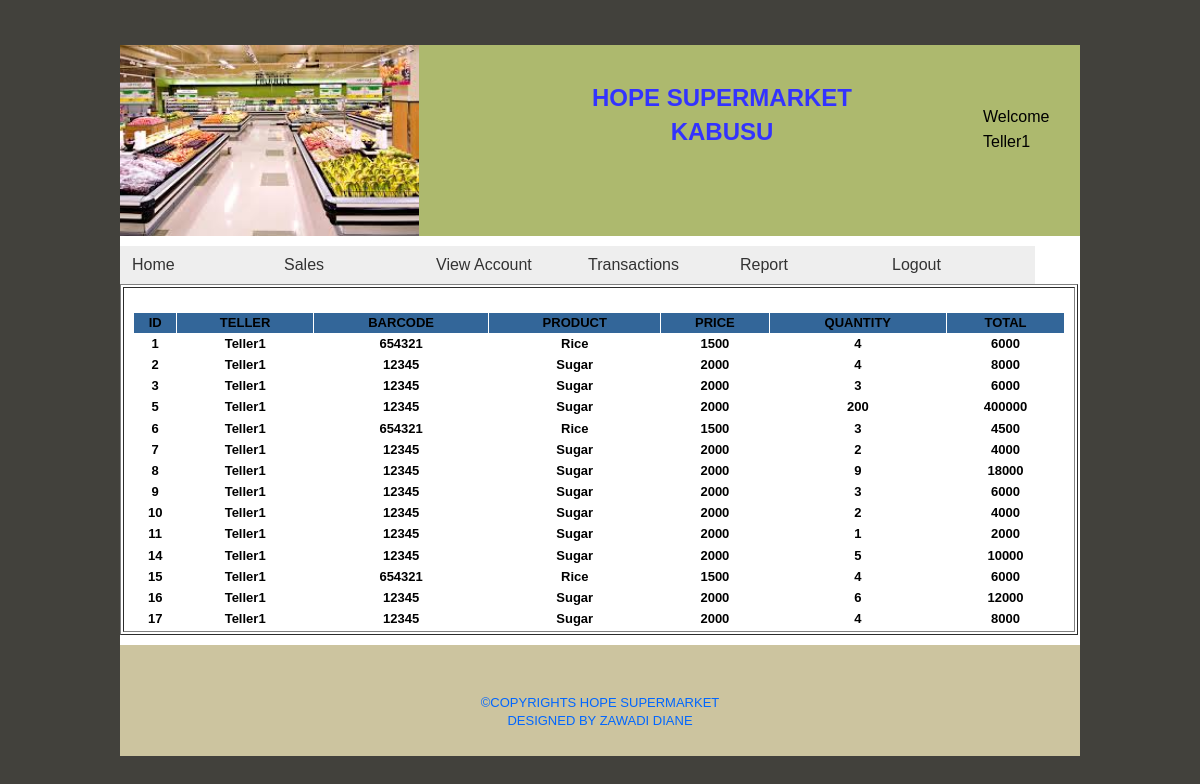
Page /transactions.php (signed in) on the committed database.
### tables this page shows
CREATE TABLE `teller` (
  `id` int(3) NOT NULL auto_increment,
  `teller_id` varchar(10) NOT NULL,
  `teller_names` varchar(30) NOT NULL,
  `teller_pnumber` varchar(20) NOT NULL,
  `teller_email` varchar(20) NOT NULL,
  `teller_username` varchar(20) NOT NULL,
  `teller_password` varchar(25) NOT NULL,
  `teller_location` varchar(30) NOT NULL,
  PRIMARY KEY  (`id`),
  UNIQUE KEY `teller_username` (`teller_username`)
);

CREATE TABLE `sold` (
  `id` int(3) NOT NULL auto_increment,
  `Teller` varchar(30) NOT NULL,
  `barcode` int(10) NOT NULL,
  `product_name` varchar(15) NOT NULL,
  `product_price` varchar(15) NOT NULL,
  `quantity` int(10) NOT NULL,
  `total` int(10) NOT NULL,
  `paid` int(10) NOT NULL,
  `balance` int(10) NOT NULL,
  PRIMARY KEY  (`id`)
);

### transactions.php (the view, shortened to what this page needs)
<?php require_once('Connections/supermarket.php'); ?>
<?php
$logoutAction = $_SERVER['PHP_SELF']."?doLogout=true";
?>
<?php
if (!function_exists("GetSQLValueString")) {
function GetSQLValueString($theValue, $theType, $theDefinedValue = "", $theNotDefinedValue = "")
{
  $theValue = function_exists("mysql_real_escape_string") ? mysql_real_escape_string($theValue) : mysql_escape_string($theValue);
  switch ($theType) {
    case "text":
      $theValue = ($theValue != "") ? "'" . $theValue . "'" : "NULL";
      break;
  }
  return $theValue;
}
}
$colname_rsUsername = "-1";
if (isset($_SESSION['MM_Username'])) {
  $colname_rsUsername = $_SESSION['MM_Username'];
}
$query_rsUsername = sprintf("SELECT teller_username FROM teller WHERE teller_username = %s", GetSQLValueString($colname_rsUsername, "text"));
$rsUsername = mysql_query($query_rsUsername, $supermarket) or die(mysql_error());
$row_rsUsername = mysql_fetch_assoc($rsUsername);
$colname_report = "-1";
if (isset($_SESSION['MM_Username'])) {
  $colname_report = $_SESSION['MM_Username'];
}
$query_report = sprintf("SELECT id, Teller, barcode, product_name, product_price, quantity, total, paid, balance FROM sold WHERE Teller = %s", GetSQLValueString($colname_report, "text"));
$report = mysql_query($query_report, $supermarket) or die(mysql_error());
$row_report = mysql_fetch_assoc($report);
?>
<!DOCTYPE html PUBLIC "-//W3C//DTD XHTML 1.0 Transitional//EN" "http://www.w3.org/TR/xhtml1/DTD/xhtml1-transitional.dtd">
<html xmlns="http://www.w3.org/1999/xhtml">
<head>
<link href="SpryAssets/SpryMenuBarHorizontal.css" rel="stylesheet" type="text/css" />
</head>
<body>
<br/><br/>
<div class="container">
  <div class="header"><a href="#"><img src="_images/images_021.jpg" alt="Insert Logo Here" name="Insert_logo" width="299" height="191" id="Insert_logo" style="background-color: #C6D580; display:block;" /></a>
    <div id="apDiv2">
      <h2 align="center"><b><font color="#3333FF"H>HOPE SUPERMARKET KABUSU</font></b></h2></div>
    </div>
  <div class="content">
    <ul id="MenuBar1" class="MenuBarHorizontal">
      <li><a href="Pointofsale.php">Home</a></li>
      <li><a href="sale.php">Sales</a></li>
      <li><a href="viewaccnt.php">View Account</a></li>
      <li><a href="transactions.php">Transactions</a></li>
      <li><a href="report.php">Report</a></li>
      <li><a href="<?php echo $logoutAction ?>">Logout</a></li>
    </ul>
    <div id="apDiv1">
      <table border="0" cellpadding="1" cellspacing="1">
        <tr>
          <td>Welcome</td>
        </tr>
        <?php do { ?>
          <tr>
            <td><?php echo $row_rsUsername['teller_username']; ?></td>
          </tr>
          <?php } while ($row_rsUsername = mysql_fetch_assoc($rsUsername)); ?>
      </table>
    </div>
<p>&nbsp;</p>
<table width="958" height="150" border="1">
      <tr>
        <th scope="col">&nbsp;
         <font size="2"> <table width="932" border="0" align="center" cellpadding="1" cellspacing="1">
            <tr bgcolor="#336699">
              <td><font size="2">ID</font></td>
              <td><font size="2">TELLER</font></td>
              <td><font size="2">BARCODE</font></td>
              <td><font size="2">PRODUCT</font></td>
              <td><font size="2">PRICE</font></td>
              <td><font size="2">QUANTITY</font></td>
              <td><font size="2">TOTAL</font></td>
            </tr>
            <?php do { ?>
              <tr>
                <td><?php echo $row_report['id']; ?></td>
                <td><?php echo $row_report['Teller']; ?></td>
                <td><?php echo $row_report['barcode']; ?></td>
                <td><?php echo $row_report['product_name']; ?></td>
                <td><?php echo $row_report['product_price']; ?></td>
                <td><?php echo $row_report['quantity']; ?></td>
                <td><?php echo $row_report['total']; ?></td>
              </tr>
              <?php } while ($row_report = mysql_fetch_assoc($report)); ?>
          </table>
        </font>   </th>
      </tr>
    </table>
  </div>
    <?php include("_includes/footer2.php");?>
  <br/><br/>
</body>
</html>

### SpryAssets/SpryMenuBarHorizontal.css (style rules this page uses)
ul.MenuBarHorizontal { margin: 0; padding: 0; list-style-type: none; font-size: 100%; cursor: default; width: auto; }
ul.MenuBarHorizontal li { margin: 0; padding: 0; list-style-type: none; font-size: 100%; position: relative; text-align: left; cursor: pointer; width: 9.5em; float: left; }
ul.MenuBarHorizontal a { display: block; cursor: pointer; background-color: #EEE; padding: 0.5em 0.75em; color: #333; text-decoration: none; width: 8.2em; }

### transactions.php (style rules this page uses)
ul, ol, dl { padding: 0; margin: 0; }
h1, h2, h3, h4, h5, h6, p { margin-top: 0; padding-right: 15px; padding-left: 15px; }
a img { border: none; }
a:link { color: #42413C; text-decoration: underline; }
.container { width: 960px; background-color: #FFF; margin: 0 auto; }
.header { background-color: #ADB96E; }
.content { padding: 10px 0; }
#apDiv1 { position: absolute; width: 190px; height: 59px; z-index: 1; left: 981px; top: 104px; }
#apDiv2 { position: absolute; width: 370px; height: 83px; z-index: 2; left: 537px; top: 81px; }

### rows in the picture
teller: teller_username "Teller1"
sold: id "1", Teller "Teller1", barcode "654321", product_name "Rice", product_price "1500", quantity "4", total "6000"
sold: id "2", Teller "Teller1", barcode "12345", product_name "Sugar", product_price "2000", quantity "4", total "8000"
sold: id "3", Teller "Teller1", barcode "12345", product_name "Sugar", product_price "2000", quantity "3", total "6000"
sold: id "5", Teller "Teller1", barcode "12345", product_name "Sugar", product_price "2000", quantity "200", total "400000"
sold: id "6", Teller "Teller1", barcode "654321", product_name "Rice", product_price "1500", quantity "3", total "4500"
sold: id "7", Teller "Teller1", barcode "12345", product_name "Sugar", product_price "2000", quantity "2", total "4000"
sold: id "8", Teller "Teller1", barcode "12345", product_name "Sugar", product_price "2000", quantity "9", total "18000"
sold: id "9", Teller "Teller1", barcode "12345", product_name "Sugar", product_price "2000", quantity "3", total "6000"
sold: id "10", Teller "Teller1", barcode "12345", product_name "Sugar", product_price "2000", quantity "2", total "4000"
sold: id "11", Teller "Teller1", barcode "12345", product_name "Sugar", product_price "2000", quantity "1", total "2000"
sold: id "14", Teller "Teller1", barcode "12345", product_name "Sugar", product_price "2000", quantity "5", total "10000"
sold: id "15", Teller "Teller1", barcode "654321", product_name "Rice", product_price "1500", quantity "4", total "6000"
sold: id "16", Teller "Teller1", barcode "12345", product_name "Sugar", product_price "2000", quantity "6", total "12000"
sold: id "17", Teller "Teller1", barcode "12345", product_name "Sugar", product_price "2000", quantity "4", total "8000"
